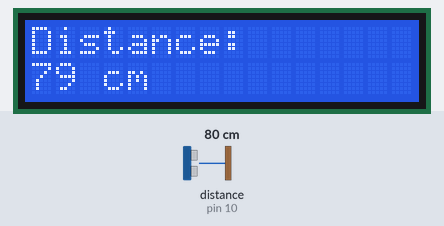
Recording of a sketch running on a simulated Arduino Uno, built with avr-gcc and run on an emulated ATmega328P. Shown: 16×2 character LCD. Wiring (inferred from the names in the program): ultrasonic range finder: trigger pin 9; echo pin 10. Inputs (shaded band) come from the test bench; at power-on: distance to the obstacle (sensor on pin 10) 80 cm. The echo pulse lasts 58.3 µs per cm.

Above: at 1.2 s.
1.3 s: distance to the obstacle (sensor on pin 10) set to 2 cm
At 2.6 s:
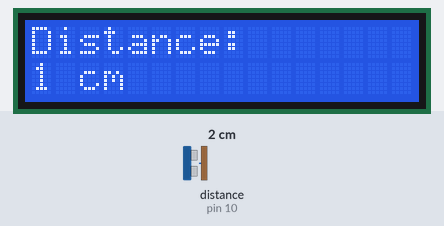
3.0 s: distance to the obstacle (sensor on pin 10) set to 4 cm
At 3.9 s:
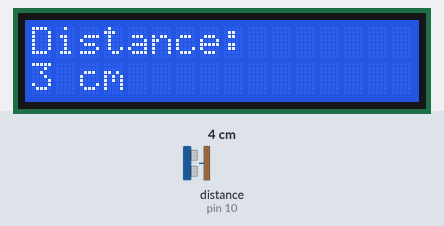
4.5 s: distance to the obstacle (sensor on pin 10) set to 9 cm
At 5.3 s:
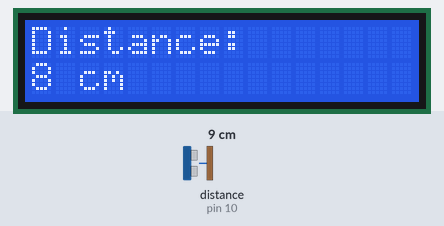
Timing chart, 0 to 7.5 s (numbered marks = the images above; inputs shaded):
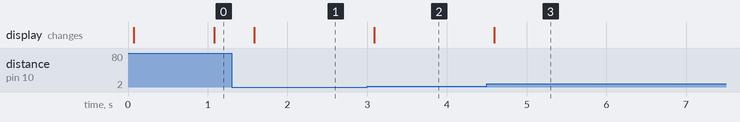

Measured:
- after the input at 1.3 s, the display: changes after 0.28 s (image 1)
- after the input at 3.0 s, the display: changes after 0.09 s (image 2)
- after the input at 4.5 s, the display: changes after 0.10 s (image 3)

The sketch:

Distance_measurement.ino
```cpp
#include <LiquidCrystal.h>

// Initialize the library with the numbers of the interface pins
LiquidCrystal lcd(7, 6, 5, 4, 3, 2);

const int trigPin = 9;
const int echoPin = 10;
long duration;
int distanceCm;

void setup() {
  // Set up the LCD's number of columns and rows:
  lcd.begin(16, 2);

  // Print a message to the LCD
  lcd.print("Distance:");

  // Set up the sensor pins
  pinMode(trigPin, OUTPUT);
  pinMode(echoPin, INPUT);
}

void loop() {
  // Clear the TrigPin
  digitalWrite(trigPin, LOW);
  delayMicroseconds(2);

  // Trigger the sensor by setting the trigPin high for 10 microseconds
  digitalWrite(trigPin, HIGH);
  delayMicroseconds(10);
  digitalWrite(trigPin, LOW);

  // Read the echoPin, and calculate the distance
  duration = pulseIn(echoPin, HIGH);

  // Calculate the distance in cm
  distanceCm = duration * 0.034 / 2;

  // Set the cursor to the first column, second row
  lcd.setCursor(0, 1);

  // Print the distance to the LCD
  lcd.print(distanceCm);
  lcd.print(" cm   ");

  // Wait for a bit before measuring again
  delay(500);
}
```
